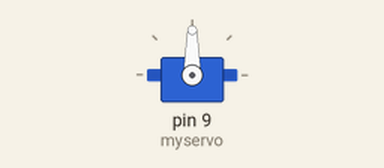
Recording of a sketch running on a simulated Arduino Uno, built with avr-gcc and run on an emulated ATmega328P. On the bench: servo.

Above: at 6.0 s.
Timing chart, 0 to 9.0 s (numbered marks = the images above):
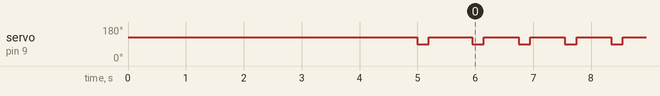

The sketch:

stacksolver.ino
```cpp
#include <Servo.h>

Servo myservo;

void setup()
{
  myservo.attach(9);
    myservo.write(125);
  delay(5000);
  myservo.write(90);
  delay(200);
    myservo.write(125);
  delay(750);

}

void loop()
{
  myservo.write(90);  //1
  delay(200);
    myservo.write(125);
  delay(600);
}
```

Measured:
- by itself, servo on pin 9 (myservo): goes 90° 0.20 s, 125° 0.75 s, 155 × (90° 0.20 s, 125° 0.60 s), then 90°
